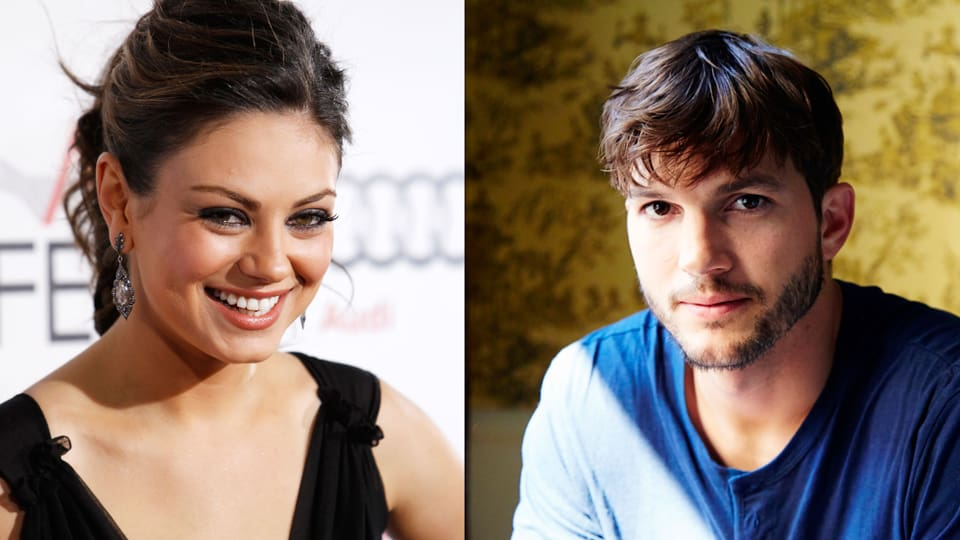
#> input picture random_projects/_Imageclassification/Dataset_images/ashton kutcher/0e834c.jpg, 960 x 540 px
$ python -i data_functions.py   (imports and definitions only)
#> lines starting #> are read from the running program, lines starting #| are printed output that depends on the picture
import numpy as np
import cv2
import matplotlib.pyplot as plt
import os
import pywt
from pictures import celebrity_file_names_dict

#   import pathways and create face-classifiers
face_cascade_path = os.path.abspath("./opencv/haarcascades/haarcascade_frontalface_default.xml")
eye_cascade_path = os.path.abspath("./opencv/haarcascades//haarcascade_eye.xml")

face_cascade = cv2.CascadeClassifier(face_cascade_path)
eye_cascade = cv2.CascadeClassifier(eye_cascade_path)

#   import the paths to train-pictures
# [1 line not run here, left out]

#   function to take and prepare the image
def image_changer(image):
    img = cv2.imread(image)
    return img


#   crop image
def get_cropped_image_if_2_eyes(img):
    img = cv2.imread(img)
#> img is the input picture: shape (540, 960, 3); mean B, G, R 109.3, 122.7, 139.4
    gray = cv2.cvtColor(img,cv2.COLOR_BGR2GRAY)
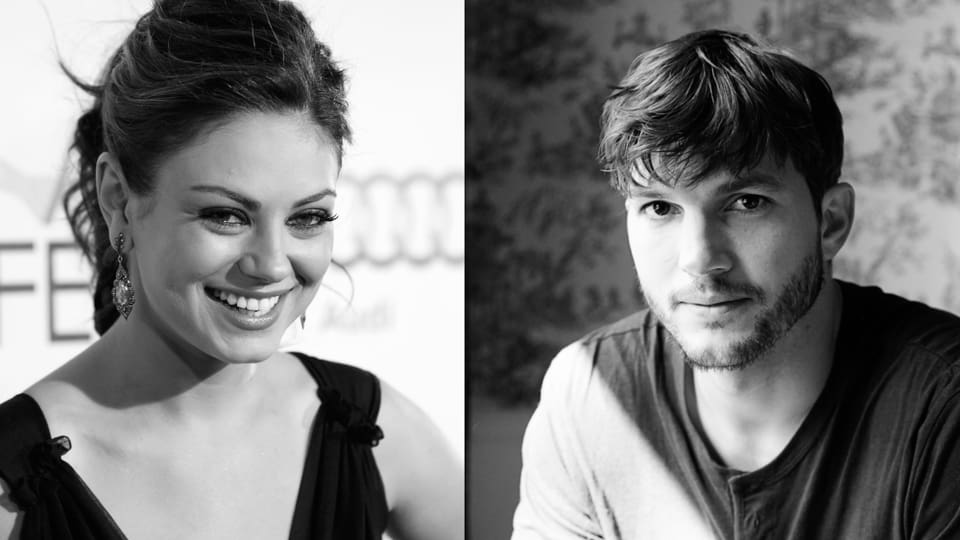
#> gray: shape (540, 960); min 0, max 255, mean 126.2
    faces = face_cascade.detectMultiScale(gray, 1.3, 5)
#> faces = [[605, 139, 193, 193], [156, 131, 223, 223]]
    for (x,y,w,h) in faces:
        roi_gray = gray[y:y+h, x:x+w]
        roi_color = img[y:y+h, x:x+w]
        eyes = eye_cascade.detectMultiScale(roi_gray)
        if len(eyes) >= 2:
            return roi_color
#> this loop made 1 pass
#> (x, y, w, h, eyes) on pass 1: (605, 139, 193, 193, [[29, 47, 43, 43], [117, 40, 50, 50], [82, 26, 75, 75]])
#> pass 1, in get_cropped_image_if_2_eyes, `roi_gray = gray[y:y+h, x:x+w]`:
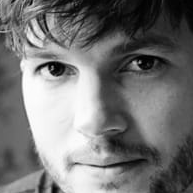
#> roi_gray: shape (193, 193); min 0, max 255, mean 117.2
#> pass 1, in get_cropped_image_if_2_eyes, `roi_color = img[y:y+h, x:x+w]`:
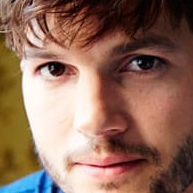
#> roi_color: shape (193, 193, 3); mean B, G, R 92.8, 108.6, 143.5

#   invert image
def w2d(img, mode='haar', level=1):
    imArray = img
    #Datatype conversions
    #convert to grayscale
    imArray = cv2.cvtColor( imArray,cv2.COLOR_RGB2GRAY )
    #convert to float
    imArray =  np.float32(imArray)
    imArray /= 255;
    # compute coefficients
    coeffs=pywt.wavedec2(imArray, mode, level=level)

    #Process Coefficients
    coeffs_H=list(coeffs)
    coeffs_H[0] *= 0;

    # reconstruction
    imArray_H=pywt.waverec2(coeffs_H, mode);
    imArray_H *= 255;
    imArray_H =  np.uint8(imArray_H)

    return imArray_H

#       plt.imshow(w2d(img, "db1", 5), cmap="gray")

class_dict = {}
count = 0
# [4 lines not run here, left out]

#   Machine Learning Model
X = []
y = []

# [11 lines not run here, left out]

X = np.array(X).reshape(len(X),4096).astype(float)

>>> result = get_cropped_image_if_2_eyes('../Dataset_images/ashton kutcher/0e834c.jpg')

$ run again, on random_projects/_Imageclassification/Dataset_images/cardi b/24--cardi-b-sagt-festival-performance-ab---3-2---spoton-article-1078191.jpg
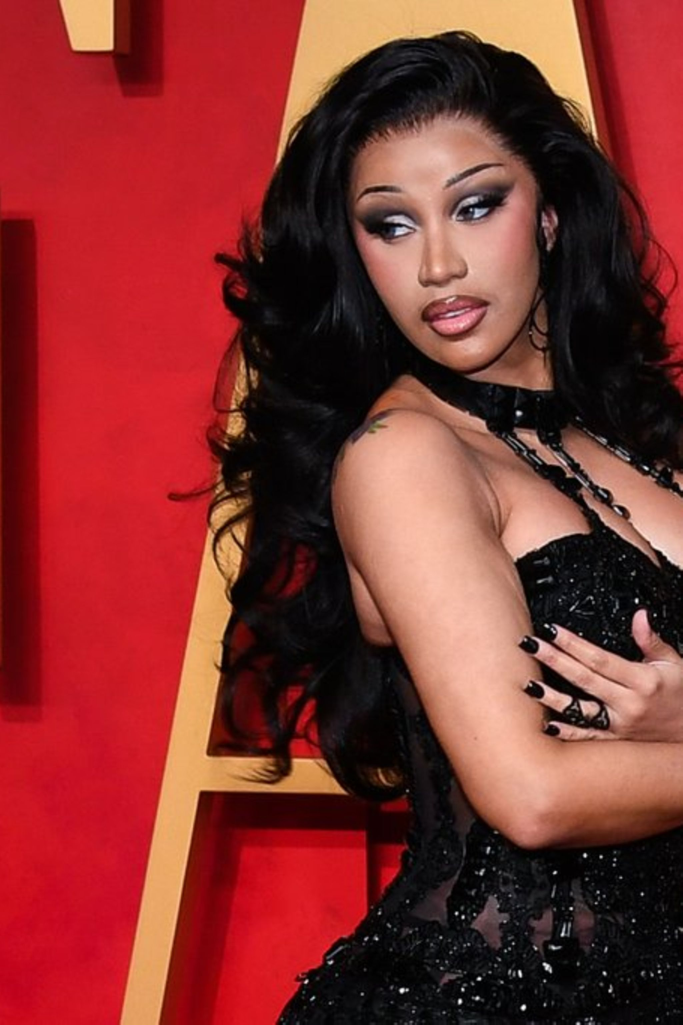
#> input picture random_projects/_Imageclassification/Dataset_images/cardi b/24--cardi-b-sagt-festival-performance-ab---3-2---spoton-article-1078191.jpg, 2048 x 3074 px (shown at 1/3 size)
#> in get_cropped_image_if_2_eyes, img is the input picture: shape (3074, 2048, 3); mean B, G, R 46.9, 50.5, 131
#> in get_cropped_image_if_2_eyes, `gray = cv2.cvtColor(img,cv2.COLOR_BGR2GRAY)`:
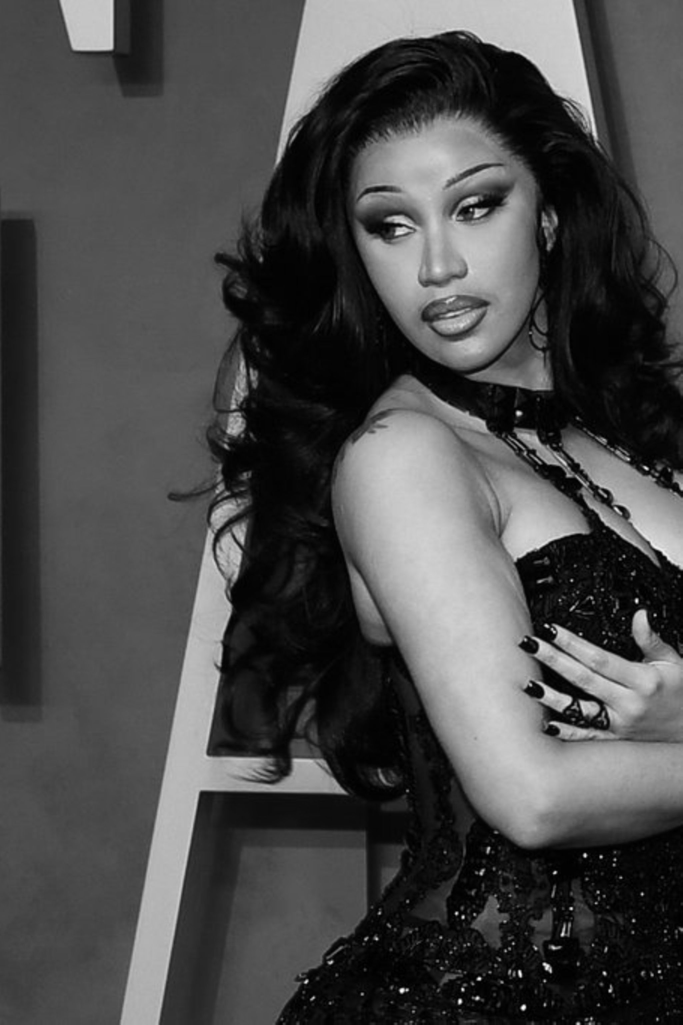
#> gray: shape (3074, 2048) (shown at 1/3 size); min 0, max 255, mean 74.2
#> faces = [[858, 1646, 102, 102], [967, 370, 692, 692]]
#> the loop in get_cropped_image_if_2_eyes, `for (x,y,w,h) in faces:` made 2 passes
#> pass 2, in get_cropped_image_if_2_eyes, `roi_color = img[y:y+h, x:x+w]`:
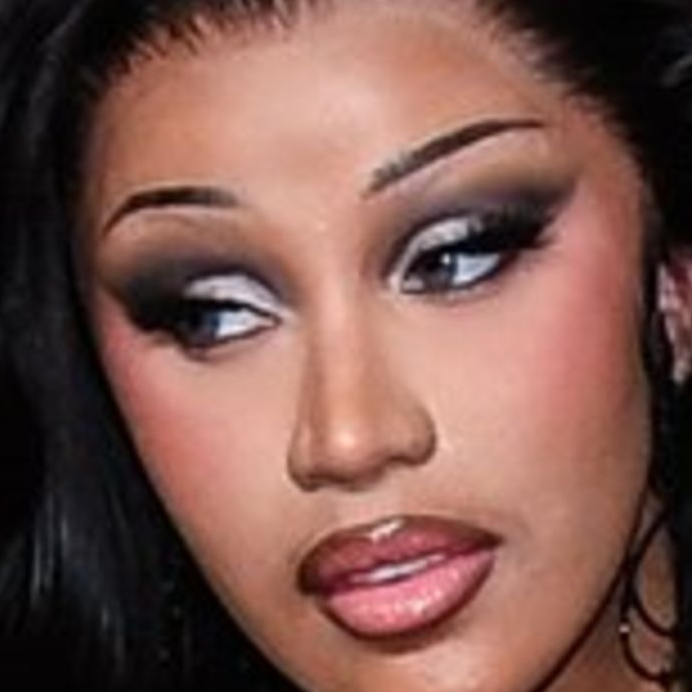
#> roi_color: shape (692, 692, 3); mean B, G, R 77.6, 85.7, 123.4

$ run again, on random_projects/_Imageclassification/Dataset_images/cardi b/7VuvHULNqpeBm-RgQWtJH9.jpg
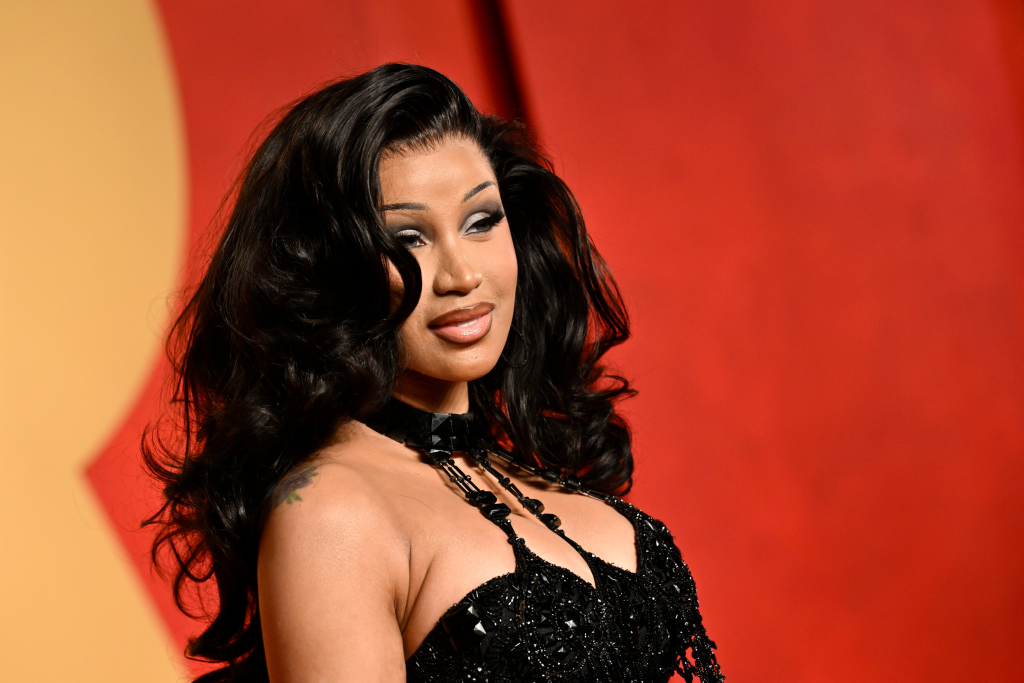
#> input picture random_projects/_Imageclassification/Dataset_images/cardi b/7VuvHULNqpeBm-RgQWtJH9.jpg, 2048 x 1365 px (shown at 1/2 size)
#> in get_cropped_image_if_2_eyes, img is the input picture: shape (1365, 2048, 3); mean B, G, R 43.4, 69.2, 164.1
#> in get_cropped_image_if_2_eyes, `gray = cv2.cvtColor(img,cv2.COLOR_BGR2GRAY)`:
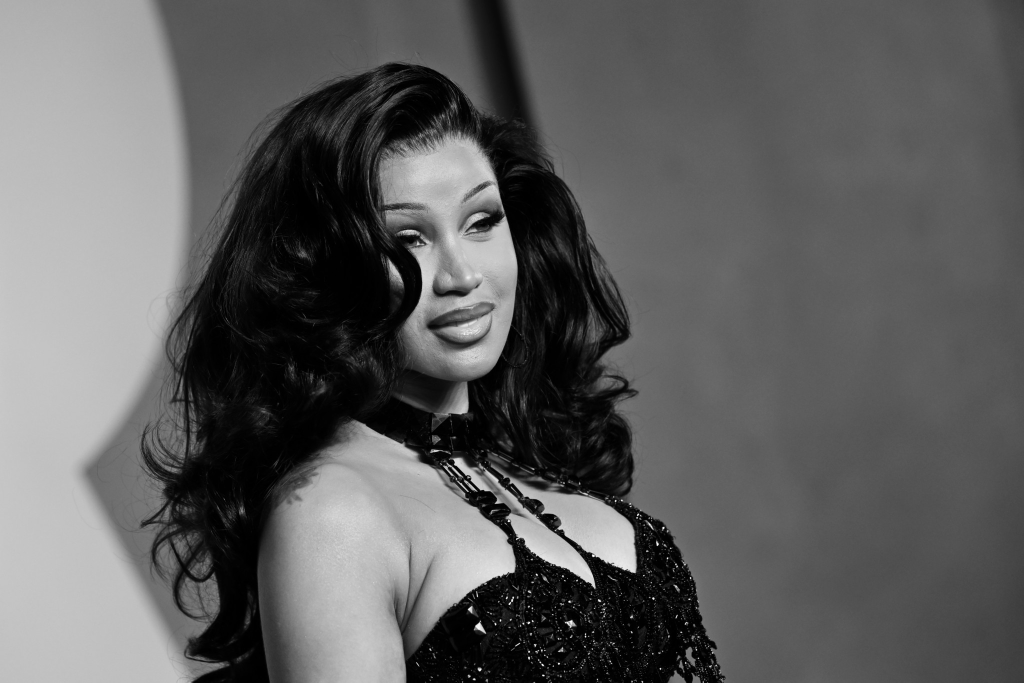
#> gray: shape (1365, 2048) (shown at 1/2 size); min 0, max 255, mean 94.6
#> faces = [[678, 296, 415, 415]]
#> the loop in get_cropped_image_if_2_eyes, `for (x,y,w,h) in faces:` made 1 pass
#> (x, y, w, h, eyes) on pass 1: (678, 296, 415, 415, [[144, 171, 34, 34], [234, 107, 93, 93]])
#> pass 1, in get_cropped_image_if_2_eyes, `roi_color = img[y:y+h, x:x+w]`:
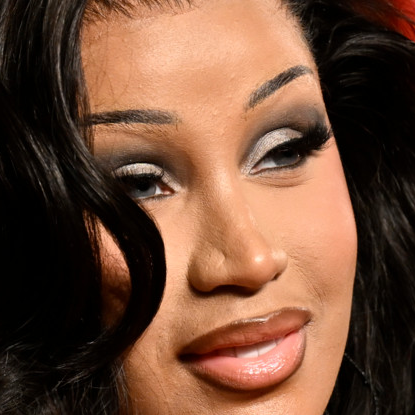
#> roi_color: shape (415, 415, 3); mean B, G, R 56.7, 76.6, 112.4

$ run again, on random_projects/_Imageclassification/Dataset_images/lana del rey/1715955252236,erklaer-mir-pop-lana-del-rey-100~_v-1x1@2dL_-029cdd853d61a51824ed2ee643deeae504b065c1.jpg
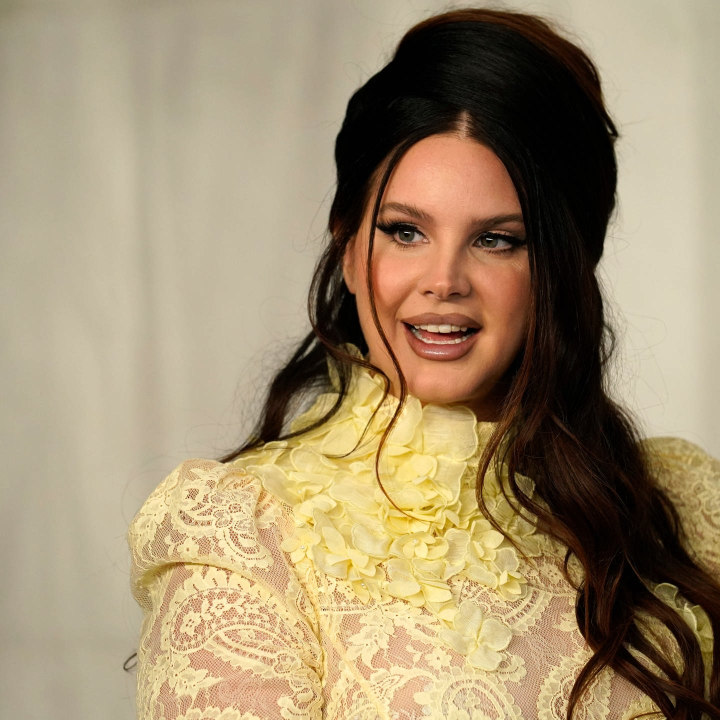
#> input picture random_projects/_Imageclassification/Dataset_images/lana del rey/1715955252236,erklaer-mir-pop-lana-del-rey-100~_v-1x1@2dL_-029cdd853d61a51824ed2ee643deeae504b065c1.jpg, 1440 x 1440 px (shown at 1/2 size)
#> in get_cropped_image_if_2_eyes, img is the input picture: shape (1440, 1440, 3); mean B, G, R 112.1, 143.2, 161.6
#> in get_cropped_image_if_2_eyes, `gray = cv2.cvtColor(img,cv2.COLOR_BGR2GRAY)`:
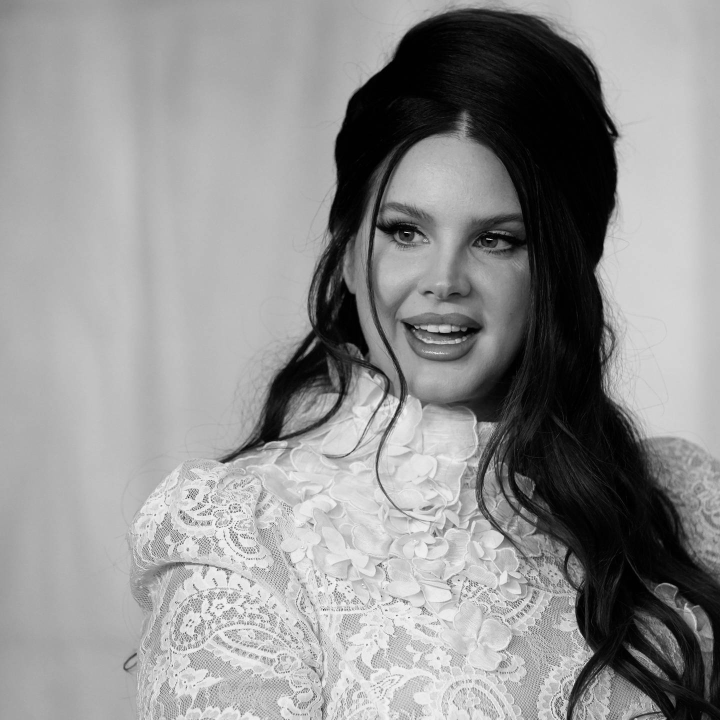
#> gray: shape (1440, 1440) (shown at 1/2 size); min 0, max 254, mean 145.1
#> faces = [[669, 299, 446, 446]]
#> the loop in get_cropped_image_if_2_eyes, `for (x,y,w,h) in faces:` made 1 pass
#> pass 1, in get_cropped_image_if_2_eyes, `roi_color = img[y:y+h, x:x+w]`:
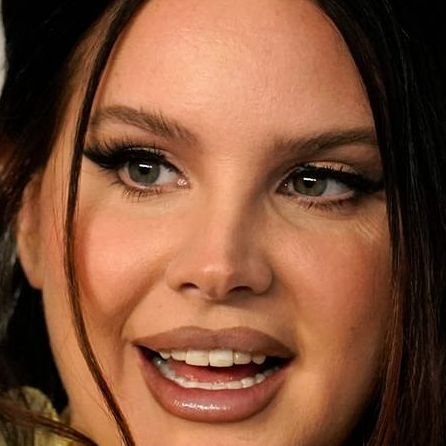
#> roi_color: shape (446, 446, 3); mean B, G, R 57, 82.1, 129
